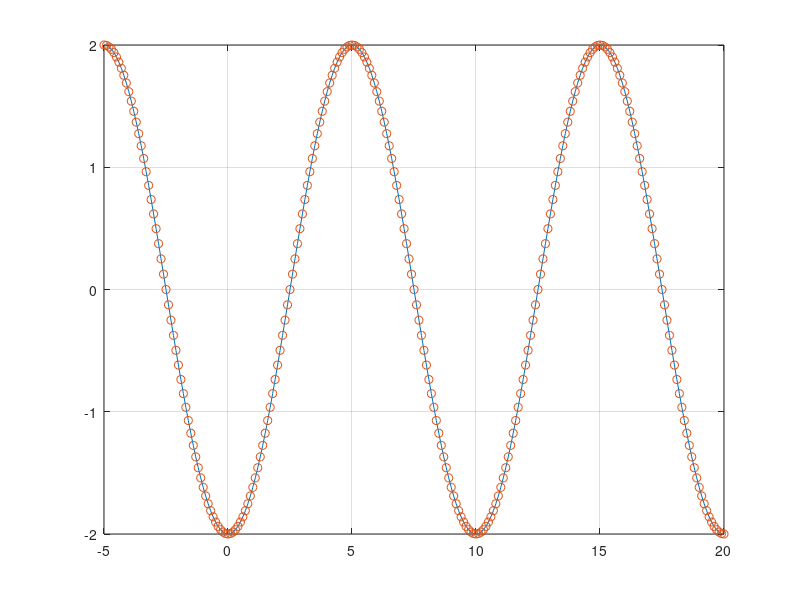
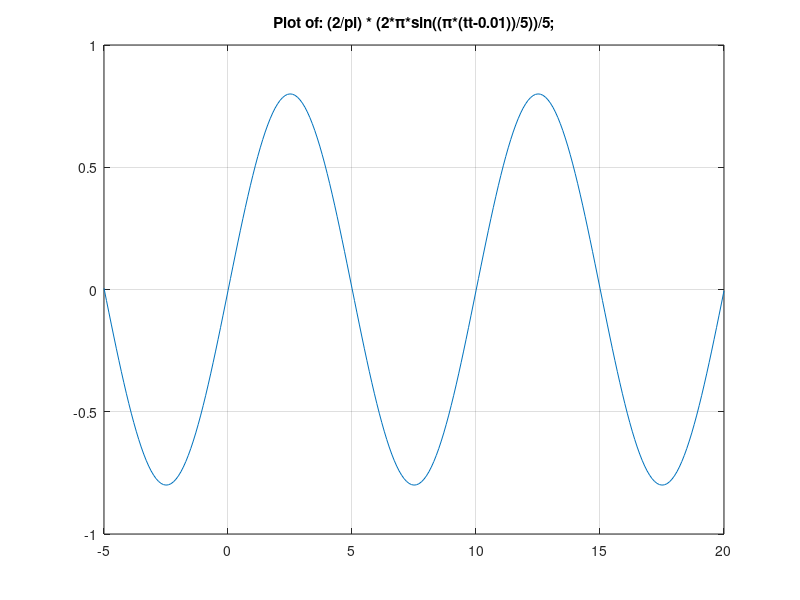

The MATLAB script that drew these images, in order: (Note: this script raises an error after producing the figures.)

%% Problem 1
Fo = 12;
Z = -1 + 1i;
dt = 1/(50 * Fo);
tt = -0.05 : dt : 0.15;
xx = real( Z * exp( 2j * pi * Fo * tt) );
%
plot( tt, xx )
grid on
title( 'SECTION of a SINUSOID')
xlabel( 'TIME (sec)' )


%% Problem 2

tt = -5 : 1/10 : 20;
xxx = 2 * cos((-pi/5) * tt + pi);
xx = real(2 * (exp(-1j*(pi/5) * tt) * exp(1j * pi)));
plot(tt, xxx)
hold on
plot(tt, xx, 'o')
grid on

dx = (2/pi) * (2*pi*sin((pi*(tt-0.01))/5))/5;

figure
plot(tt, dx)
grid on
title('Plot of: (2/pi) * (2*\pi*sin((\pi*(tt-0.01))/5))/5;')

%% Problem 3

clear; clc; close all

tt = -0.1 : 1/10000 : 0.1;

xa = 2 * cos(27 * pi * tt - (2*pi)/3) - cos(27 * pi * tt + (3*pi)/4);
xxa = real( 2 * (exp(1j * 27 * pi * tt)*(exp(-1j * (2 * pi)/3))) - (exp(1j * 27 * pi * tt)*exp(1j * (3 * pi)/4)) );
xa1 = 2 * (exp(-1j * (2 * pi)/3));
xa2 = -1 * exp(1j * (3 * pi)/4);

hold on; zcoords; ucplot; grid on
zvect(xa1, 'r')
zvect(xa2, 'b')
zvect(xa1 + xa2, '--')
% legend('','','','xa_1', 'xa_2', 'sum(xa_1, xa_2)')
hold off

fprintf('xa1')
zprint(xa1)
fprintf('xa2')
zprint(xa2)
fprintf('xa1 + xa2')
zprint(xa1 + xa2)


%%

clear; clc; close all
tt = -0.1 : 1/10000 : 0.1;

xb = sqrt(3) * cos(18.776 * pi * tt + 15.5 * pi) + 3 * cos(18.776 * pi * tt - 12.5 * pi) + sqrt(3) * cos(18.776 * pi * tt + 18 * pi);
xxb = real( sqrt(3) * (exp(1j * 18.776 * pi * tt)*exp(1j * 15.5 * pi)) + 3 * (exp(1j * 18.776 * pi * tt) * exp(-1j * 12.5 * pi)) + sqrt(3) * (exp(1j * 18.776 * pi * tt) * exp(1j * 18 * pi)) );
xb1 = sqrt(3) * exp(1j * 15.5 * pi);
xb2 = 3 * exp(-1j * 12.5 * pi);
xb3 = sqrt(3) * exp(1j * 18 * pi);


hold on; zcoords; ucplot; grid on
zvect(xb1, 'r')
zvect(xb2, 'g')
zvect(xb3, 'b')
zvect(xb1 + xb2 + xb3, '--')
hold off

fprintf('xb1')
zprint(xb1)
fprintf('xb2')
zprint(xb2)
fprintf('xb3')
zprint(xb3)
fprintf('xb1 + xb2 + xb3')
zprint(xb1 + xb2 + xb3)

%%

clear; clc; close all
tt = -0.1 : 1/10000 : 0.1;

xc = cos(120 * pi * tt + (3*pi)/4) + cos(120 * pi * tt + (5*pi)/4) + (2 * sin(120 * pi * tt - pi/4)) + (2 * sin(120 * pi * tt + pi/4));
xxc = -real( ...
	( exp(1j * 120 * pi * tt) * exp(1j * 3*pi/4) ) + ...
	( exp(1j * 120 * pi * tt) * exp(1j * 5*pi/4 ) ) + ...
	( 2 * (-exp(1j * 120 * pi * tt) * exp( -1j * 3*pi/4 ) ) ) + ...
	( 2 * (exp(-1j * 120 * pi * tt) * exp( 1j * -pi/4 ) ) ) ...
	);

xc1 = exp(1j * 3*pi/4);
xc2 = exp(1j * 5*pi/4);
xc3 = 2 * exp( -1j * 3*pi/4 );
xc4 = 2 * exp( 1j * -pi/4 );

hold on; zcoords; ucplot; grid on
zvect(xc1, 'r')
zvect(xc2, 'g')
zvect(xc3, 'b')
zvect(xc4, 'm')
zvect(xc1 + xc2 + xc3 + xc4, '--')
hold off

fprintf('xc1')
zprint(xc1)
fprintf('xc2')
zprint(xc2)
fprintf('xc3')
zprint(xc3)
fprintf('xc4')
zprint(xc4)
fprintf('xc1 + xc2 + xc3 + xc4')
zprint(xc1 + xc2 + xc3 + xc4)

% grid on
% hold on
% plot(tt, xa)
% plot(tt, xxa, '--')
% plot(tt, xb)
% plot(tt, xxb, '--')
% plot(tt, xc)
% plot(tt, xxc, '--')

% legend xa xxa xb xxb xc xxc

%%

clear; clc; close all

tt = -0.1 : 1/10000 : 0.1;

% x = (2 * sin(120 * pi * tt + pi/4));
% xx = real(2 * (exp(-1j * 120 * pi * tt) * exp(1j * (pi/4))) );
xc = (cos(120 * pi * tt + (3*pi)/4)) + ...
	(cos(120 * pi * tt + (5*pi)/4)) + ...
	(2 * sin(120 * pi * tt - pi/4)) + ...
	(2 * sin(120 * pi * tt + pi/4));

xxc = -real( ...
	( exp(1j * 120 * pi * tt) * exp(1j * 3*pi/4) ) + ...
	( exp(1j * 120 * pi * tt) * exp(1j * 5*pi/4 ) ) + ...
	( 2 * (-exp(1j * 120 * pi * tt) * exp( -1j * 3*pi/4 ) ) ) + ...
	( 2 * (exp(-1j * 120 * pi * tt) * exp( 1j * -pi/4 ) ) ) ...
	);

plot(tt, xc)
grid on
hold on
plot(tt, xxc, 'o')

%% Problem 4

w = 0.1 * pi;
tt = -10 : 1/10 : 10;

x = (sqrt(3) * cos(w * tt + pi/3)) + sin(w * tt + pi/2);
% xx = exp(1j * w * tt) * (3 * exp(1j * pi/3)) + exp(-1j * pi/2);
xx = (sqrt(3) * exp(1j * w * tt) * exp(1j * pi/3)) + (exp(1j * w * tt) * exp(1j * pi/2));
xxx = (1 - 1j) * exp(1j * w * tt);

hold on
% plot(tt, x);
plot(tt, xxx);
grid on

%% Problem 5

clear; clc; close all

tt = -0.1 : 1/1000 : 0.1;

xx = 1 + cos(300 * pi * tt + pi/2) + 0.6 * cos(600 * pi * tt + pi/5);
% yy = 

plot(tt, xx)
grid on

%% problem 6

clear; clc; close all

tt = -2 : 1/100 : 4;
x = -2.5 + 7.5 * sin(pi * tt);

fft_x = abs(fft(x));

plot(tt, x)
grid on

figure
plot(fft_x)
grid on

[y_coords, x_coords] = findpeaks(fft_x)


